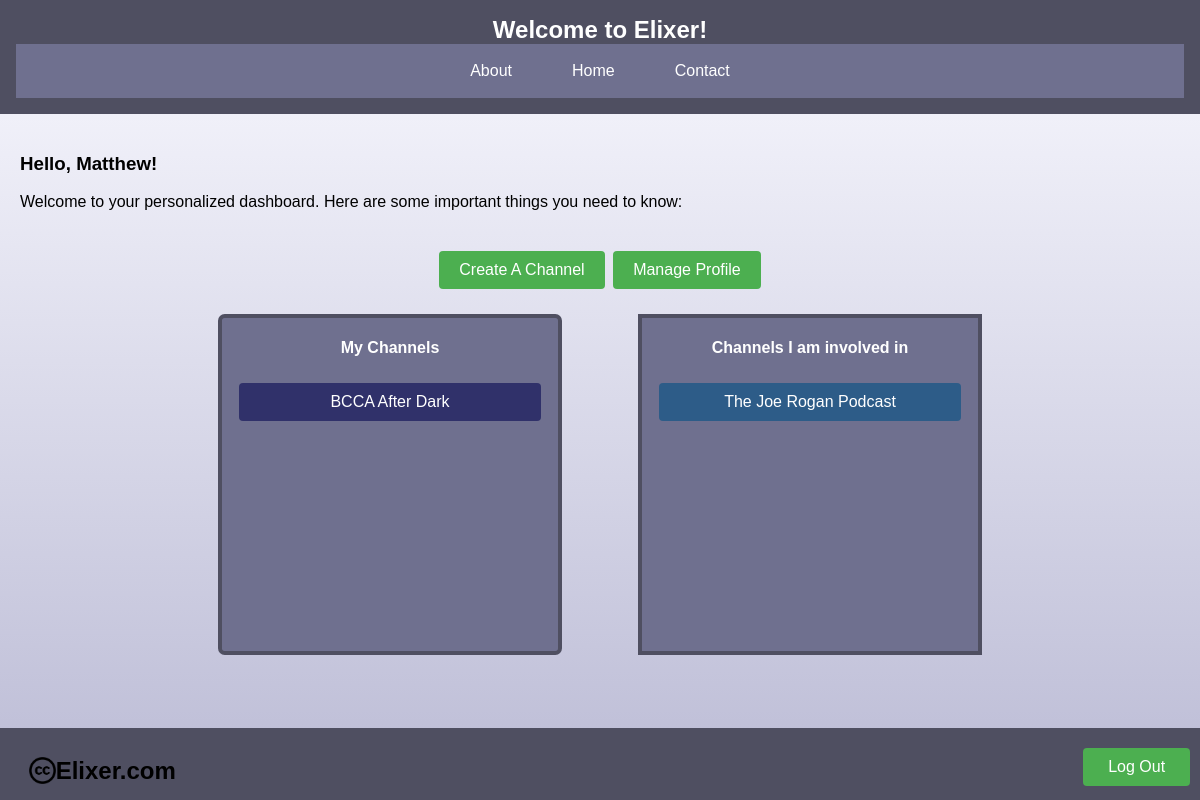
Page /dashboard/ (signed in) on the committed database.
### app/models.py (models this page shows, shortened)
class CustomUser(AbstractUser):
    email = models.EmailField(unique=True)
    profile_picture = models.ImageField(
        upload_to="profile_pictures/",
        null=True,
        blank=True,
    )
    groups = models.ManyToManyField(
        Group,
        verbose_name=("groups"),
        blank=True,
        related_name="customuser_set",
        related_query_name="user",
    )
    user_permissions = models.ManyToManyField(
        Permission,
        verbose_name=("user permissions"),
        blank=True,
        related_name="customuser_set",
        related_query_name="user",
    )

class Channel(models.Model):
    name = models.CharField(max_length=50)
    description = models.CharField(max_length=200)
    creator = models.ForeignKey(CustomUser, on_delete=models.CASCADE)
    chat_members = models.ManyToManyField(
        CustomUser, related_name="channels", through="Membership"
    )
    MODE = (("Enabled", "Enabled"), ("Disabled", "Disabled"))
    safe_mode = models.CharField(
        max_length=10,
        choices=MODE,
    )

### app/views.py (the view)
# urls.py: path("dashboard/", dashboard, name="dashboard"),  # Dashboard page
@login_required(login_url=login_view)
def dashboard(request):
    user_authenticated = request.user.is_authenticated
    if user_authenticated:
        user_group = request.user.groups.first()
        if user_group:
            if user_group.name == "User":
                you = CustomUser.objects.get(username=request.user.username)
                channel_list = Channel.objects.filter(creator=you)
                involved_channels = Channel.objects.filter(chat_members=you).exclude(
                    creator=you
                )
                return render(
                    request,
                    "dash.html",
                    {
                        "user_authenticated": user_authenticated,
                        "channels": channel_list,
                        "involved_channels": involved_channels,
                    },
                )
            elif user_group.name == "Admin":
                you = CustomUser.objects.get(username=request.user.username)
                channel_list = Channel.objects.filter(creator=you)
                involved_channels = Channel.objects.filter(chat_members=you).exclude(
                    creator=you
                )
                return render(
                    request,
                    "dash.html",
                    {
                        "user_authenticated": user_authenticated,
                        "channels": channel_list,
                        "involved_channels": involved_channels,
                    },
                )
        return render(request, "dash.html", {"user_authenticated": user_authenticated})
    else:
        return render(request, "login.html")  # Redirect to login if not authenticated

### app/templates/dash.html (shortened to what this page needs)
{% extends "base.html" %}
{% load static %}
{% block content %}
  </head>
  <body class="GradBod">
    <main>
      <h3>Hello, {{ request.user.username.title }}!</h3>
      <p>
        Welcome to your personalized dashboard. Here are some important things
        you need to know:
      </p>
    </main>
    <div class="BigDiv">
      <div class="CreationB">
      <a href="{% url 'create_channel' %}"><button>Create A Channel</button></a>
      <a href="{% url 'profile' %}"><button>Manage Profile</button></a>
      </div>
        <div class="Seperate">
          <div class="MyChannels">
            <h4 class="BoxWords">My Channels</h4>
          {% for channel in channels %}
          <a href="{% url 'channels' channel.name %}"><button class="MyChannelButton BoxBut">{{ channel.name }}</button></a>
          {% endfor %}
          </div>
          <div class="InvolvedChannels">
            <h4 class="BoxWords">Channels I am involved in</h4>
          {% for channel in involved_channels %}
          <a href="{% url 'channels' channel.name %}"><button class="BoxBut ChannelInvolvedButton">{{ channel.name }}</button></a>
          {% endfor %}
          </div>
        </div>
    </div>
    <footer class="Footed">
      <div class="DashDiv2">
      <div class="DashDiv">
        <img src="{% static "images/Cc.logo.circle.svg.png" %}" class="CC">
      <h4 class="headerWords2">Elixer.com</h4>
      </div>
     <a href="{% url 'logout' %}"> <button class="LogoutButton">Log Out</button></a>
    </div>
    </footer>
  </body>
{% endblock content %}

### app/static/styles.css (style rules this page uses)
:root { --darker_blue:#4f4f61; --lighter_blue:#6f708f; }
.Footed { background-color: #4f4f61; color: #fff; padding: 1rem; text-align: center; position: fixed; bottom: 0; width: 98%; }
.BigDiv { text-align: center; margin-left: auto; margin-right: auto; width: 70%; }
.CreationB { height: 50pt; }
.Seperate { display: flex; justify-content: space-around; }
.MyChannels { width: 40%; height: 250pt; border-radius: 5pt; overflow: auto; overflow-y: scroll; border: #4f4f61 solid 3pt; background-color: #6f708f; }
.BoxBut { width: 90%; }
.MyChannelButton { background-color: #30316a; text-align: center; }
.ChannelInvolvedButton { background-color: #2d5c88; text-align: center; }
.BoxWords { color: white; }
.InvolvedChannels { overflow: auto; overflow-y: scroll; width: 40%; height: 250pt; border: #4f4f61 solid 3pt; background-color: #6f708f; }
.GradBod { font-family: "Arial", sans-serif; background-size: cover; background-image: linear-gradient(to bottom,#f9f9ff,#bbbbd5); margin: 0; padding: 0; height: 100%; box-sizing: border-box; background-repeat: no-repeat; background-attachment: fixed; }
.headerWords2 { margin: 0; font-size: 1.5em; color:black; }
.DashDiv { width: 100%; justify-content: flex-start; bottom: 0; border: solid 10pt #4f4f61;; display: flex; }
.DashDiv2 { display: flex; height: 30pt; justify-content: center; }
.CC { height: 20pt; }
.LogoutButton { width: 80pt; background-color: #4caf50; color: white; border: none; padding: 10px 20px; text-align: center; text-decoration: none; display: inline-block; font-size: 16px; margin: 4px 2px; cursor: pointer; border-radius: 4px; transition: background-color 0.3s ease; }
html { height: 100%; }

### app/templates/dash.html (style rules this page uses)
button { background-color: #4caf50; color: white; border: none; padding: 10px 20px; text-align: right; text-decoration: none; display: inline-block; font-size: 16px; margin: 4px 2px; cursor: pointer; border-radius: 4px; transition: background-color 0.3s ease; }
main { padding: 20px; }

### rows in the picture
CustomUser: user.username "Matthew"
Channel: name "BCCA After Dark"
Channel: name "The Joe Rogan Podcast"
